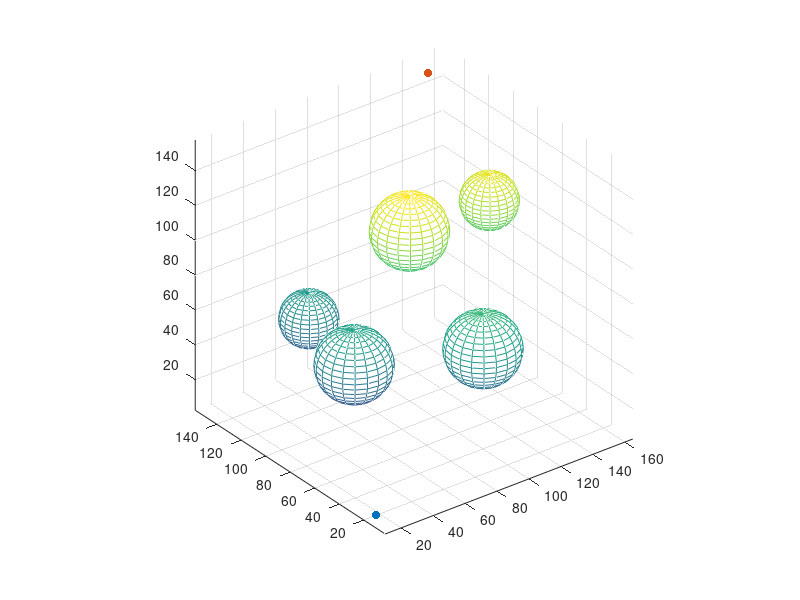

Reproduce this figure in MATLAB. (Note: this script raises an error after producing the figure.)
close all;
clear all;
%% 绘制障碍物(以球为例，主要是方便计算)
x0=100; y0=100; z0=100;%球心
circleCenter = [100,100,100;50,80,50;100,40,60;150,100,100;60,130,50];
r=[20;20;20;15;15];%半径
%下面开始画
figure(1);
[x,y,z]=sphere;
for i = 1:length(circleCenter(:,1))
    mesh(r(i)*x+circleCenter(i,1),r(i)*y+circleCenter(i,2),r(i)*z+circleCenter(i,3));hold on;
end
axis equal

%% 参数
source=[10 10 10];
goal=[150 150 150];
stepsize = 10;
threshold = 10;
maxFailedAttempts = 10000;
display = true;
searchSize = [250 250 250];      %探索空间六面体

%% 绘制起点和终点
hold on;
scatter3(source(1),source(2),source(3),"filled","g");
scatter3(goal(1),goal(2),goal(3),"filled","b");

tic;  % tic-toc: Functions for Elapsed Time
RRTree = double([source -1]);
failedAttempts = 0;
pathFound = false;

%% 循环
while failedAttempts <= maxFailedAttempts  % loop to grow RRTs
    %% chooses a random configuration
    if rand < 0.5
        sample = rand(1,3) .* searchSize;   % random sample
    else
        sample = goal; % sample taken as goal to bias tree generation to goal
    end
    %% selects the node in the RRT tree that is closest to qrand
    [A, I] = min( distanceCost(RRTree(:,1:3),sample) ,[],1); % find the minimum value of each column
    closestNode = RRTree(I(1),1:3);
    %% moving from qnearest an incremental distance in the direction of qrand
    movingVec = [sample(1)-closestNode(1),sample(2)-closestNode(2),sample(3)-closestNode(3)];
    movingVec = movingVec/sqrt(sum(movingVec.^2));  %单位化
    
    newPoint = closestNode + stepsize * movingVec;
    if ~checkPath3(closestNode, newPoint, circleCenter,r) % if extension of closest node in tree to the new point is feasible
        failedAttempts = failedAttempts + 1;
        continue;
    end
    
    if distanceCost(newPoint,goal) < threshold, pathFound = true; break; end % goal reached
    [A, I2] = min( distanceCost(RRTree(:,1:3),newPoint) ,[],1); % check if new node is not already pre-existing in the tree
    if distanceCost(newPoint,RRTree(I2(1),1:3)) < threshold, failedAttempts = failedAttempts + 1; continue; end 
    
    RRTree = [RRTree; newPoint I(1)]; % add node
    failedAttempts = 0;
    if display, plot3([closestNode(1);newPoint(1)],[closestNode(2);newPoint(2)],[closestNode(3);newPoint(3)],'LineWidth',1); end
    pause(0.05);
end

if display && pathFound, plot3([closestNode(1);goal(1)],[closestNode(2);goal(2)],[closestNode(3);goal(3)]); end

if display, disp('click/press any key'); waitforbuttonpress; end
if ~pathFound, error('no path found. maximum attempts reached'); end

%% retrieve path from parent information
path = goal;
prev = I(1);
while prev > 0
    path = [RRTree(prev,1:3); path];
    prev = RRTree(prev,4);
end

pathLength = 0;
for i=1:length(path(:,1))-1, pathLength = pathLength + distanceCost(path(i,1:3),path(i+1,1:3)); end % calculate path length
fprintf('processing time=%d \nPath Length=%d \n\n', toc, pathLength); 
figure(2)
for i = 1:length(circleCenter(:,1))
    mesh(r(i)*x+circleCenter(i,1),r(i)*y+circleCenter(i,2),r(i)*z+circleCenter(i,3));hold on;
end
axis equal
hold on;
scatter3(source(1),source(2),source(3),"filled","g");
scatter3(goal(1),goal(2),goal(3),"filled","b");
plot3(path(:,1),path(:,2),path(:,3),'LineWidth',2,'color','r');
% 初始化每个障碍物到路径的最小距离数组
minDistancesToPath = inf(length(circleCenter(:,1)), 1);
% 初始化每个障碍物最近路径点的索引
closestPathPointIndices = zeros(length(circleCenter(:,1)), 1);

% 遍历所有的障碍物
for i = 1:length(circleCenter(:,1))
    % 遍历路径中的所有点
    for j = 1:length(path(:,1))
        point = path(j, :); % 当前路径点
        % 计算当前路径点到障碍物中心的距离
        d = norm(point - circleCenter(i,:));
        % 计算当前路径点到障碍物表面的距离
        distanceToSurface = abs(d - r(i));
        
        % 如果这是到当前障碍物最近的路径点，则更新最小距离和索引
        if distanceToSurface < minDistancesToPath(i)
            minDistancesToPath(i) = distanceToSurface;
            closestPathPointIndices(i) = j;
        end
    end
    
    % 在路径和障碍物之间绘制最短距离线段
    closestPointOnPath = path(closestPathPointIndices(i), :);
    % 计算最近路径点在障碍物表面上的对应点
    directionVec = (closestPointOnPath - circleCenter(i, :)) / norm(closestPointOnPath - circleCenter(i, :));
    closestPointOnSurface = circleCenter(i, :) + directionVec * r(i);
    
    % 绘制线段
    plot3([closestPointOnPath(1), closestPointOnSurface(1)], ...
          [closestPointOnPath(2), closestPointOnSurface(2)], ...
          [closestPointOnPath(3), closestPointOnSurface(3)], 'm-', 'LineWidth', 2);
    % 标注障碍物序号
    text(circleCenter(i, 1), circleCenter(i, 2), circleCenter(i, 3), ...
         ['Obstacle ', num2str(i)], 'VerticalAlignment', 'bottom', ...
         'HorizontalAlignment', 'right');
end

% 显示每个障碍物到最近路径的最小距离
for i = 1:length(minDistancesToPath)
    disp(['障碍物 ', num2str(i), ' 到最近路径的最小距离: ', num2str(minDistancesToPath(i))]);
    % 在图中标注最小距离的值
    closestPointOnPath = path(closestPathPointIndices(i), :);
    text(mean([closestPointOnPath(1), circleCenter(i, 1)]), ...
         mean([closestPointOnPath(2), circleCenter(i, 2)]), ...
         mean([closestPointOnPath(3), circleCenter(i, 3)]) + 5, ...
         ['d_{min} = ', num2str(minDistancesToPath(i), '%.2f')], ...
         'Color', 'm');
end

%% checkPath3.m	
function feasible=checkPath3(n,newPos,circleCenter,r)
feasible=true;
movingVec = [newPos(1)-n(1),newPos(2)-n(2),newPos(3)-n(3)];
movingVec = movingVec/sqrt(sum(movingVec.^2)); %单位化
for R=0:0.5:sqrt(sum((n-newPos).^2))
    posCheck=n + R .* movingVec;
    if ~(feasiblePoint3(ceil(posCheck),circleCenter,r) && feasiblePoint3(floor(posCheck),circleCenter,r))
        feasible=false;break;
    end
end
if ~feasiblePoint3(newPos,circleCenter,r), feasible=false; end
end


%% feasiblePoint3.m
function feasible=feasiblePoint3(point,circleCenter,r)
feasible=true;
% check if collission-free spot and inside maps
for row = 1:length(circleCenter(:,1))
    if sqrt(sum((circleCenter(row,:)-point).^2)) <= r(row)+2
        feasible = false;break;
    end
end
end




